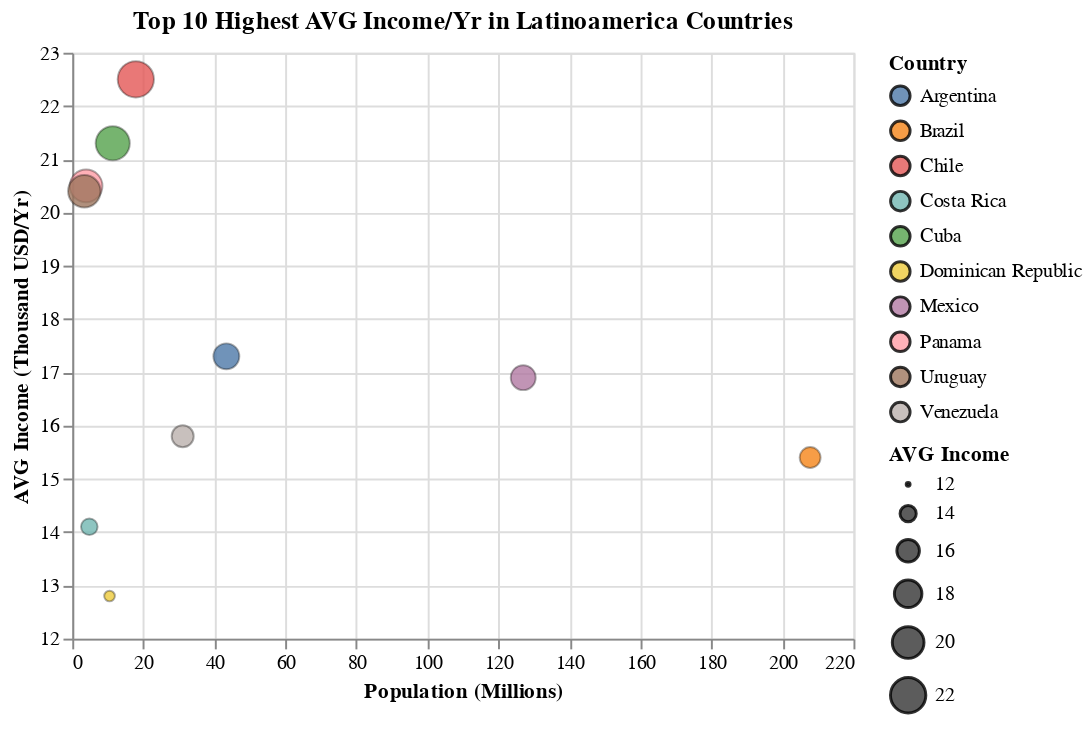

The code cell stored with this chart in its notebook:
### Code cell
latinoamerica_countries = ["Bolivia","Argentina","Brazil","Chile","Colombia","Costa Rica","Cuba","Dominican Republic","Ecuador","El Salvador","French Guiana","Guadeloupe","Guatemala","Haiti","Honduras","Martinique","Mexico","Nicaragua","Panama","Paraguay","Peru","Puerto Rico","Saint Barthélemy","Saint Martin","Uruguay","Venezuela"]
top_10_latinoamerica_by_income = data[data['country'].isin(latinoamerica_countries)].sort_values(by='income', ascending=False)[:10]
top_10_latinoamerica_by_income['income'] = top_10_latinoamerica_by_income['income'].apply(lambda x: round(x/1_000, 1))
top_10_latinoamerica_by_income['population'] = top_10_latinoamerica_by_income['population'].apply(lambda x: round(x/1_000_000, 1))
print(top_10_latinoamerica_by_income)
alt.Chart(top_10_latinoamerica_by_income).mark_circle(
    opacity=0.8,
    stroke='black',
    strokeWidth=1,
    strokeOpacity=0.4
).encode(
            x = alt.X('population', title = 'Population (Millions)', axis = alt.Axis(labelAngle=0)),
            y = alt.Y('income', title = 'AVG Income (Thousand USD/Yr)', scale=alt.Scale(domain=[12, 23])),
            size = alt.Size('income', title = 'AVG Income', scale=alt.Scale(domain=[12, 23])),
            color = alt.Color(field='country', title='Country')
        ).properties(
            width = 400, 
            title = f"Top 10 Highest AVG Income/Yr in Latinoamerica Countries"
        )

### Figure 1 — Vega-Lite specification as saved in the notebook (floating-point values rounded to 4 significant figures)
{"config": {"view": {"continuousWidth": 300, "continuousHeight": 300}}, "data": {"name": "data-875bec1e9ad2d47948be96e08e469af5"}, "mark": {"type": "circle", "opacity": 0.8, "stroke": "black", "strokeOpacity": 0.4, "strokeWidth": 1}, "encoding": {"color": {"field": "country", "title": "Country"}, "size": {"field": "income", "scale": {"domain": [12, 23]}, "title": "AVG Income", "type": "quantitative"}, "x": {"axis": {"labelAngle": 0}, "field": "population", "title": "Population (Millions)", "type": "quantitative"}, "y": {"field": "income", "scale": {"domain": [12, 23]}, "title": "AVG Income (Thousand USD/Yr)", "type": "quantitative"}}, "title": "Top 10 Highest AVG Income/Yr in Latinoamerica Countries", "width": 400, "$schema": "https://vega.github.io/schema/vega-lite/v5.14.1.json", "datasets": {"data-875bec1e9ad2d47948be96e08e469af5": [{"country": "Chile", "income": 22.5, "health": 79.3, "population": 17.9}, {"country": "Cuba", "income": 21.3, "health": 78.5, "population": 11.4}, {"country": "Panama", "income": 20.5, "health": 78.2, "population": 3.9}, {"country": "Uruguay", "income": 20.4, "health": 77.3, "population": 3.4}, {"country": "Argentina", "income": 17.3, "health": 76.2, "population": 43.4}, {"country": "Mexico", "income": 16.9, "health": 74.5, "population": 127.0}, {"country": "Venezuela", "income": 15.8, "health": 75.8, "population": 31.1}, {"country": "Brazil", "income": 15.4, "health": 75.6, "population": 207.8}, {"country": "Costa Rica", "income": 14.1, "health": 80.0, "population": 4.8}, {"country": "Dominican Republic", "income": 12.8, "health": 73.8, "population": 10.5}]}}
